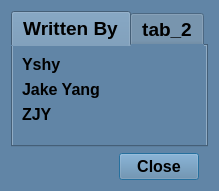
<?xml version="1.0" encoding="UTF-8"?>
<ui version="4.0">
 <class>CreditsDialog</class>
 <widget class="QDialog" name="CreditsDialog">
  <property name="geometry">
   <rect>
    <x>0</x>
    <y>0</y>
    <width>219</width>
    <height>191</height>
   </rect>
  </property>
  <property name="windowTitle">
   <string>Dialog</string>
  </property>
  <property name="styleSheet">
   <string notr="true">background-color: rgb(97, 133, 166);</string>
  </property>
  <layout class="QGridLayout" name="gridLayout">
   <item row="0" column="0">
    <widget class="QTabWidget" name="tabWidget">
     <property name="font">
      <font>
       <family>Arial</family>
       <pointsize>14</pointsize>
       <weight>75</weight>
       <bold>true</bold>
      </font>
     </property>
     <property name="autoFillBackground">
      <bool>false</bool>
     </property>
     <property name="styleSheet">
      <string notr="true"/>
     </property>
     <property name="inputMethodHints">
      <set>Qt::ImhNone</set>
     </property>
     <property name="currentIndex">
      <number>0</number>
     </property>
     <property name="tabBarAutoHide">
      <bool>false</bool>
     </property>
     <widget class="QWidget" name="tab_1">
      <attribute name="title">
       <string>Written By</string>
      </attribute>
      <layout class="QGridLayout" name="gridLayout_2">
       <item row="0" column="0">
        <layout class="QVBoxLayout" name="verticalLayout">
         <item>
          <widget class="QLabel" name="label">
           <property name="font">
            <font>
             <family>Arial</family>
             <pointsize>12</pointsize>
             <weight>75</weight>
             <bold>true</bold>
            </font>
           </property>
           <property name="text">
            <string>Yshy</string>
           </property>
          </widget>
         </item>
         <item>
          <widget class="QLabel" name="label_2">
           <property name="font">
            <font>
             <family>Arial</family>
             <pointsize>12</pointsize>
             <weight>75</weight>
             <bold>true</bold>
            </font>
           </property>
           <property name="text">
            <string>Jake Yang</string>
           </property>
          </widget>
         </item>
         <item>
          <widget class="QLabel" name="label_3">
           <property name="font">
            <font>
             <family>Arial</family>
             <pointsize>12</pointsize>
             <weight>75</weight>
             <bold>true</bold>
            </font>
           </property>
           <property name="text">
            <string>ZJY</string>
           </property>
          </widget>
         </item>
         <item>
          <spacer name="verticalSpacer">
           <property name="orientation">
            <enum>Qt::Vertical</enum>
           </property>
           <property name="sizeHint" stdset="0">
            <size>
             <width>20</width>
             <height>40</height>
            </size>
           </property>
          </spacer>
         </item>
        </layout>
       </item>
      </layout>
     </widget>
     <widget class="QWidget" name="tab_2">
      <attribute name="title">
       <string>tab_2</string>
      </attribute>
     </widget>
    </widget>
   </item>
   <item row="1" column="0">
    <widget class="QFrame" name="frame">
     <layout class="QHBoxLayout" name="horizontalLayout">
      <property name="topMargin">
       <number>0</number>
      </property>
      <property name="bottomMargin">
       <number>0</number>
      </property>
      <item>
       <spacer name="horizontalSpacer">
        <property name="orientation">
         <enum>Qt::Horizontal</enum>
        </property>
        <property name="sizeHint" stdset="0">
         <size>
          <width>192</width>
          <height>20</height>
         </size>
        </property>
       </spacer>
      </item>
      <item>
       <widget class="QPushButton" name="pushButton_close">
        <property name="sizePolicy">
         <sizepolicy hsizetype="Preferred" vsizetype="Preferred">
          <horstretch>0</horstretch>
          <verstretch>0</verstretch>
         </sizepolicy>
        </property>
        <property name="font">
         <font>
          <family>Arial</family>
          <pointsize>12</pointsize>
          <weight>75</weight>
          <bold>true</bold>
         </font>
        </property>
        <property name="text">
         <string>Close</string>
        </property>
       </widget>
      </item>
     </layout>
    </widget>
   </item>
  </layout>
 </widget>
 <resources/>
 <connections>
  <connection>
   <sender>pushButton_close</sender>
   <signal>clicked()</signal>
   <receiver>CreditsDialog</receiver>
   <slot>close()</slot>
   <hints>
    <hint type="sourcelabel">
     <x>377</x>
     <y>276</y>
    </hint>
    <hint type="destinationlabel">
     <x>232</x>
     <y>153</y>
    </hint>
   </hints>
  </connection>
 </connections>
</ui>
